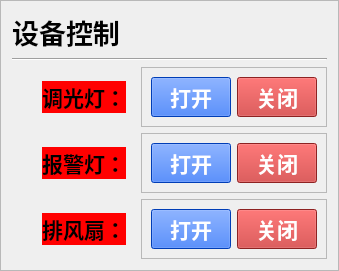
           <widget class="QFrame" name="frame_3_2">
            <property name="sizePolicy">
             <sizepolicy hsizetype="Preferred" vsizetype="Preferred">
              <horstretch>8</horstretch>
              <verstretch>0</verstretch>
             </sizepolicy>
            </property>
            <property name="frameShape">
             <enum>QFrame::StyledPanel</enum>
            </property>
            <property name="frameShadow">
             <enum>QFrame::Raised</enum>
            </property>
            <layout class="QGridLayout" name="gridLayout">
             <item row="1" column="0">
              <widget class="QPushButton" name="pushButton_7">
               <property name="sizePolicy">
                <sizepolicy hsizetype="Fixed" vsizetype="Fixed">
                 <horstretch>0</horstretch>
                 <verstretch>0</verstretch>
                </sizepolicy>
               </property>
               <property name="font">
                <font>
                 <family>微软雅黑</family>
                 <pointsize>20</pointsize>
                 <weight>75</weight>
                 <bold>true</bold>
                </font>
               </property>
               <property name="styleSheet">
                <string notr="true">QPushButton, #pushButton{
	border:none;	
}</string>
               </property>
               <property name="text">
                <string>设备控制</string>
               </property>
               <property name="icon">
                <iconset>
                 <normaloff>icons/TablerDeviceAirtag.png</normaloff>icons/TablerDeviceAirtag.png</iconset>
               </property>
               <property name="iconSize">
                <size>
                 <width>50</width>
                 <height>50</height>
                </size>
               </property>
              </widget>
             </item>
             <item row="3" column="0">
              <widget class="QFrame" name="frame_3_1_5">
               <property name="sizePolicy">
                <sizepolicy hsizetype="Preferred" vsizetype="Preferred">
                 <horstretch>0</horstretch>
                 <verstretch>1</verstretch>
                </sizepolicy>
               </property>
               <property name="styleSheet">
                <string notr="true">QFrame, #frame{
	border:none;	
}	</string>
               </property>
               <property name="frameShape">
                <enum>QFrame::StyledPanel</enum>
               </property>
               <property name="frameShadow">
                <enum>QFrame::Raised</enum>
               </property>
               <layout class="QHBoxLayout" name="horizontalLayout_11">
                <property name="leftMargin">
                 <number>30</number>
                </property>
                <item>
                 <widget class="QPushButton" name="light">
                  <property name="sizePolicy">
                   <sizepolicy hsizetype="Fixed" vsizetype="Fixed">
                    <horstretch>0</horstretch>
                    <verstretch>0</verstretch>
                   </sizepolicy>
                  </property>
                  <property name="font">
                   <font>
                    <family>微软雅黑</family>
                    <pointsize>16</pointsize>
                    <weight>75</weight>
                    <bold>true</bold>
                   </font>
                  </property>
                  <property name="styleSheet">
                   <string notr="true">QPushButton, #pushButton{
	border:none;	
	background-color:rgb(255, 0, 0)
}</string>
                  </property>
                  <property name="text">
                   <string>调光灯：</string>
                  </property>
                  <property name="icon">
                   <iconset resource="res.qrc">
                    <normaloff>:/icons/icons/ic_lamp.png</normaloff>:/icons/icons/ic_lamp.png</iconset>
                  </property>
                  <property name="iconSize">
                   <size>
                    <width>30</width>
                    <height>30</height>
                   </size>
                  </property>
                 </widget>
                </item>
               </layout>
              </widget>
             </item>
             <item row="6" column="0">
              <widget class="QFrame" name="frame_3_1_6">
               <property name="sizePolicy">
                <sizepolicy hsizetype="Preferred" vsizetype="Preferred">
                 <horstretch>0</horstretch>
                 <verstretch>1</verstretch>
                </sizepolicy>
               </property>
               <property name="styleSheet">
                <string notr="true">QFrame, #frame{
	border:none;	
}	</string>
               </property>
               <property name="frameShape">
                <enum>QFrame::StyledPanel</enum>
               </property>
               <property name="frameShadow">
                <enum>QFrame::Raised</enum>
               </property>
               <layout class="QHBoxLayout" name="horizontalLayout_22">
                <property name="leftMargin">
                 <number>30</number>
                </property>
                <item>
                 <widget class="QPushButton" name="fan">
                  <property name="sizePolicy">
                   <sizepolicy hsizetype="Fixed" vsizetype="Fixed">
                    <horstretch>0</horstretch>
                    <verstretch>0</verstretch>
                   </sizepolicy>
                  </property>
                  <property name="font">
                   <font>
                    <family>微软雅黑</family>
                    <pointsize>16</pointsize>
                    <weight>75</weight>
                    <bold>true</bold>
                   </font>
                  </property>
                  <property name="styleSheet">
                   <string notr="true">QPushButton, #pushButton{
	border:none;	
	background-color: rgb(255, 0, 0);
}</string>
                  </property>
                  <property name="text">
                   <string>排风扇：</string>
                  </property>
                  <property name="icon">
                   <iconset resource="res.qrc">
                    <normaloff>:/icons/icons/ic_fan.png</normaloff>:/icons/icons/ic_fan.png</iconset>
                  </property>
                  <property name="iconSize">
                   <size>
                    <width>30</width>
                    <height>30</height>
                   </size>
                  </property>
                 </widget>
                </item>
               </layout>
              </widget>
             </item>
             <item row="5" column="0">
              <widget class="QFrame" name="frame_10">
               <property name="styleSheet">
                <string notr="true">QFrame, #frame{
	border:none;	
}	</string>
               </property>
               <property name="frameShape">
                <enum>QFrame::StyledPanel</enum>
               </property>
               <property name="frameShadow">
                <enum>QFrame::Raised</enum>
               </property>
               <layout class="QHBoxLayout" name="horizontalLayout_17">
                <property name="leftMargin">
                 <number>30</number>
                </property>
                <item>
                 <widget class="QPushButton" name="alert">
                  <property name="sizePolicy">
                   <sizepolicy hsizetype="Fixed" vsizetype="Fixed">
                    <horstretch>0</horstretch>
                    <verstretch>0</verstretch>
                   </sizepolicy>
                  </property>
                  <property name="font">
                   <font>
                    <family>微软雅黑</family>
                    <pointsize>16</pointsize>
                    <weight>75</weight>
                    <bold>true</bold>
                   </font>
                  </property>
                  <property name="styleSheet">
                   <string notr="true">QPushButton, #pushButton{
	border:none;	
	background-color: rgb(255, 0, 0);
}</string>
                  </property>
                  <property name="text">
                   <string>报警灯：</string>
                  </property>
                  <property name="icon">
                   <iconset resource="res.qrc">
                    <normaloff>:/icons/icons/ic_alarm.png</normaloff>:/icons/icons/ic_alarm.png</iconset>
                  </property>
                  <property name="iconSize">
                   <size>
                    <width>30</width>
                    <height>30</height>
                   </size>
                  </property>
                 </widget>
                </item>
               </layout>
              </widget>
             </item>
             <item row="2" column="0" colspan="2">
              <widget class="Line" name="line_4">
               <property name="orientation">
                <enum>Qt::Horizontal</enum>
               </property>
              </widget>
             </item>
             <item row="3" column="1">
              <widget class="QFrame" name="frame_4">
               <property name="frameShape">
                <enum>QFrame::StyledPanel</enum>
               </property>
               <property name="frameShadow">
                <enum>QFrame::Raised</enum>
               </property>
               <layout class="QHBoxLayout" name="horizontalLayout">
                <item>
                 <widget class="QPushButton" name="pushButton_lamp_on">
                  <property name="font">
                   <font>
                    <family>微软雅黑</family>
                    <pointsize>16</pointsize>
                    <weight>75</weight>
                    <bold>true</bold>
                   </font>
                  </property>
                  <property name="styleSheet">
                   <string notr="true">background-color: rgb(0, 85, 255);
color: rgb(255, 255, 255);</string>
                  </property>
                  <property name="text">
                   <string>打开</string>
                  </property>
                 </widget>
                </item>
                <item>
                 <widget class="QPushButton" name="pushButton_lamp_off">
                  <property name="font">
                   <font>
                    <family>微软雅黑</family>
                    <pointsize>16</pointsize>
                    <weight>75</weight>
                    <bold>true</bold>
                   </font>
                  </property>
                  <property name="styleSheet">
                   <string notr="true">background-color: rgb(198, 47, 47);
color: rgb(255, 255, 255);
</string>
                  </property>
                  <property name="text">
                   <string>关闭</string>
                  </property>
                 </widget>
                </item>
               </layout>
              </widget>
             </item>
             <item row="5" column="1">
              <widget class="QFrame" name="frame_8">
               <property name="frameShape">
                <enum>QFrame::StyledPanel</enum>
               </property>
               <property name="frameShadow">
                <enum>QFrame::Raised</enum>
               </property>
               <layout class="QHBoxLayout" name="horizontalLayout_15">
                <item>
                 <widget class="QPushButton" name="pushButton_alarm_on">
                  <property name="font">
                   <font>
                    <family>微软雅黑</family>
                    <pointsize>16</pointsize>
                    <weight>75</weight>
                    <bold>true</bold>
                   </font>
                  </property>
                  <property name="styleSheet">
                   <string notr="true">background-color: rgb(0, 85, 255);
color: rgb(255, 255, 255);</string>
                  </property>
                  <property name="text">
                   <string>打开</string>
                  </property>
                 </widget>
                </item>
                <item>
                 <widget class="QPushButton" name="pushButton_alarm_off">
                  <property name="font">
                   <font>
                    <family>微软雅黑</family>
                    <pointsize>16</pointsize>
                    <weight>75</weight>
                    <bold>true</bold>
                   </font>
                  </property>
                  <property name="styleSheet">
                   <string notr="true">background-color: rgb(198, 47, 47);
color: rgb(255, 255, 255);
</string>
                  </property>
                  <property name="text">
                   <string>关闭</string>
                  </property>
                 </widget>
                </item>
               </layout>
              </widget>
             </item>
             <item row="6" column="1">
              <widget class="QFrame" name="frame_9">
               <property name="frameShape">
                <enum>QFrame::StyledPanel</enum>
               </property>
               <property name="frameShadow">
                <enum>QFrame::Raised</enum>
               </property>
               <layout class="QHBoxLayout" name="horizontalLayout_2">
                <item>
                 <widget class="QPushButton" name="pushButton_fan_on">
                  <property name="font">
                   <font>
                    <family>微软雅黑</family>
                    <pointsize>16</pointsize>
                    <weight>75</weight>
                    <bold>true</bold>
                   </font>
                  </property>
                  <property name="styleSheet">
                   <string notr="true">background-color: rgb(0, 85, 255);
color: rgb(255, 255, 255);</string>
                  </property>
                  <property name="text">
                   <string>打开</string>
                  </property>
                 </widget>
                </item>
                <item>
                 <widget class="QPushButton" name="pushButton_fan_off">
                  <property name="font">
                   <font>
                    <family>微软雅黑</family>
                    <pointsize>16</pointsize>
                    <weight>75</weight>
                    <bold>true</bold>
                   </font>
                  </property>
                  <property name="styleSheet">
                   <string notr="true">background-color: rgb(198, 47, 47);
color: rgb(255, 255, 255);
</string>
                  </property>
                  <property name="text">
                   <string>关闭</string>
                  </property>
                 </widget>
                </item>
               </layout>
              </widget>
             </item>
            </layout>
           </widget>
